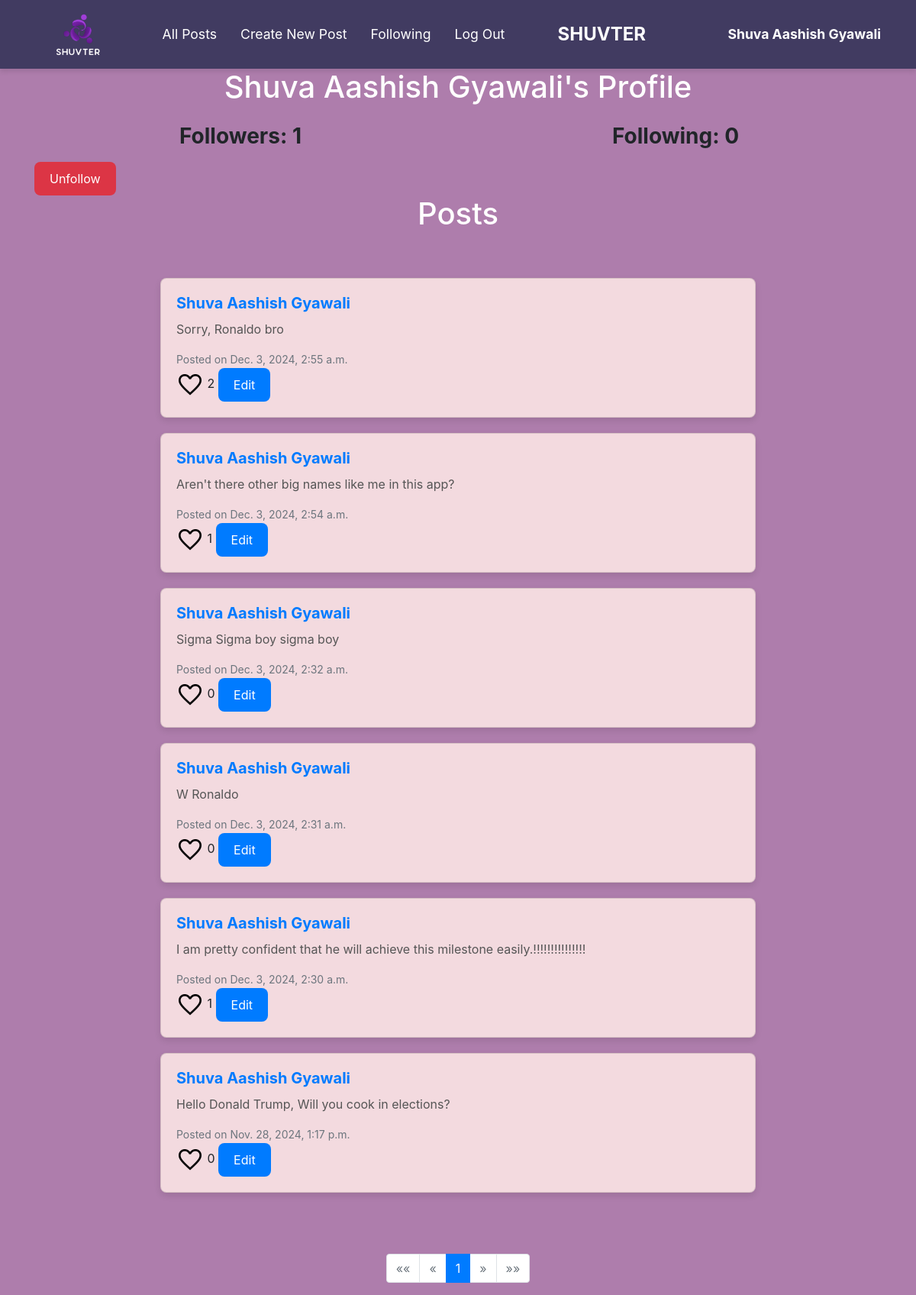
The app's page /profile/1 with its own data.
### network/models.py (models this page shows, shortened)
class User(AbstractUser):
    pass

class Post(models.Model):
    author = models.ForeignKey(User, on_delete=models.CASCADE, related_name="posts")
    content = models.TextField()
    created_at = models.DateTimeField(auto_now_add=True)

### network/views.py (the view)
# urls.py: path("profile/<int:uid>", views.profile, name="profile"),
def profile(request, uid):
        if request.method == "POST":
            author = request.user
            content=request.POST["content"]
            post = Post(author=author, content=content)
            post.save()
            return HttpResponseRedirect(reverse("index"))
        else:
            user = User.objects.get(pk=uid)
            follower =Follow.objects.filter(user=user)
            following = Follow.objects.filter(following=user).count()
            posts = Post.objects.filter(author=user).order_by("-created_at")
            for post in posts:
                if request.user.is_authenticated:
                    post.is_liked_by_user = post.post_likes.filter(user=request.user).exists()
                else:
                    post.is_liked_by_user = False
            paginator = Paginator(posts, 10)
            pageNumber = request.GET.get('page')
            pages= paginator.get_page(pageNumber)
            return render(request, "network/profile.html",{
            "user":user,
            "pages":pages,
            "follower":follower,
            "following":following,
        })

### network/templates/network/profile.html (shortened to what this page needs)
{% extends "network/layout.html" %}
{% load static %}
{% block body %}
<div class="container">
    <h1 class="text-center">{{ user.username }}'s Profile</h1>
    <div class="row justify-content-center text-center">
        <div class="col-md-6">
            <p><strong><h3>Followers: {{ following }}</p></h3></strong>
        </div>
        <div class="col-md-6">
            <p><strong><h3>Following: {{ follower.count }}</p></h3></strong>
        </div>
    </div>
    <div class="row">
        <div class="col-md-12">
            {% if user != request.user %}
            <form action="{% url 'follow' user.id %}" method="POST">
                <button type="submit" class="btn
                    {% if following %}btn-danger{% else %}btn-primary{% endif %}">
                    {% if following %}Unfollow{% else %}Follow{% endif %}
                </button>
            </form>
        {% endif %}
        </div>
    </div>
    <h1 class="text-center">Posts</h1>
    <div class="posts" id="all-posts">
        {% for post in pages %}
            <div class="post card">
                <div class="card-body">
                    <h5 class="card-title"><a href="{% url 'profile' post.author.id %}">{{ post.author }}</a></h5>
                    <p class="card-text">{{ post.content }}</p>
                    <small class="text-muted">Posted on {{ post.created_at }}</small><br>
                    {% if user.is_authenticated %}
                    <button class="favorite-btn" style="background: none; border: none; padding: 0;" data-post-id="{{ post.id }}">
                        <span class="material-symbols-outlined {% if post.is_liked_by_user %}liked{% endif %}" style="font-size: 36px; vertical-align: middle;">
                        </span>
                    </button>
                    <span id="like-count-{{ post.id }}">{{ post.post_likes.count }}</span>
                    {% if post.author == user %}
                        <button class="btn btn-primary edit-btn">Edit</button>
                    {% endif %}
                {% endif %}
                </div>
            </div>
        {% empty %}
            <p class="text-center">No posts yet.</p>
        {% endfor %}
    </div>
    <nav aria-label="Page navigation">
        <ul class="pagination justify-content-center">
            {% if pages.has_previous %}
                <li class="page-item">
                    <a class="page-link" href="?page=1" aria-label="First">
                        <span aria-hidden="true">&laquo;&laquo;</span>
                    </a>
                </li>
                <li class="page-item">
                    <a class="page-link" href="?page={{ pages.previous_page_number }}" aria-label="Previous">
                        <span aria-hidden="true">&laquo;</span>
                    </a>
                </li>
            {% else %}
                <li class="page-item disabled">
                    <span class="page-link">&laquo;&laquo;</span>
                </li>
                <li class="page-item disabled">
                    <span class="page-link">&laquo;</span>
                </li>
            {% endif %}
            {% for num in pages.paginator.page_range %}
                {% if num == pages.number %}
                    <li class="page-item active">
                        <span class="page-link">{{ num }}</span>
                    </li>
                {% else %}
                    <li class="page-item">
                        <a class="page-link" href="?page={{ num }}">{{ num }}</a>
                    </li>
                {% endif %}
            {% endfor %}
            {% if pages.has_next %}
                <li class="page-item">
                    <a class="page-link" href="?page={{ pages.next_page_number }}" aria-label="Next">
                        <span aria-hidden="true">&raquo;</span>
                    </a>
                </li>
                <li class="page-item">
                    <a class="page-link" href="?page={{ pages.paginator.num_pages }}" aria-label="Last">
                        <span aria-hidden="true">&raquo;&raquo;</span>
                    </a>
                </li>
            {% else %}
                <li class="page-item disabled">
                    <span class="page-link">&raquo;</span>
                </li>
                <li class="page-item disabled">
                    <span class="page-link">&raquo;&raquo;</span>
                </li>
            {% endif %}
        </ul>
    </nav>
    </div>
{% endblock %}

### network/templates/network/layout.html (shortened to what this page needs)
{% load static %}
<!DOCTYPE html>
<html lang="en">
    <head>
        <link rel="stylesheet" href="https://stackpath.bootstrapcdn.com/bootstrap/4.4.1/css/bootstrap.min.css">
        <link href="{% static 'network/styles.css' %}" rel="stylesheet">
    </head>
    <body>
        <nav class="navbar navbar-expand-lg navbar-light bg-light">
            <div class="container-fluid">
                <div class="d-flex align-items-center">
                    <a class="navbar-brand" href="{% url 'index' %}">
                        <img src="{% static 'network/logo.png' %}" alt="Logo">
                    </a>
                    <ul class="navbar-nav ml-3">
                        <li class="nav-item">
                            <a class="nav-link" id="showAllPostsLink" href="{% url 'index' %}">All Posts</a>
                        </li>
                        <li class="nav-item">
                            <a class="nav-link" id="showNewPostLink" href="{% url 'index' %}">Create New Post</a>
                        </li>
                        {% if user.is_authenticated %}
                            <li class="nav-item">
                                <a class="nav-link" href="{% url 'following' %}">Following</a>
                            </li>
                            <li class="nav-item">
                                <a class="nav-link" href="{% url 'logout' %}">Log Out</a>
                            </li>
                        {% endif %}
                    </ul>
                </div>
                <div class="mx-auto">
                    <span class="navbar-text">SHUVTER</span>
                </div>
                <div class="d-flex align-items-center ml-auto">
                    {% if user.is_authenticated %}
                        <a class="nav-link" href="{% url 'profile' user.id %}"><strong>{{ user.username }}</strong></a>
                    {% endif %}
                </div>
            </div>
        </nav>
        <div class="body">
            {% block body %}
            {% endblock %}
        </div>
    </body>
</html>

### network/static/network/styles.css (style rules this page uses)
.navbar-nav { margin: auto; }
.navbar-brand img { height: 60px; width: auto; }
.navbar-text { font-size: 1.5rem; font-weight: bold; color: #FFFFFF !important; }
.navbar.navbar-light { background-color: #413B61 !important; }
body { background-color: #AE7DAC; }
.navbar .nav-link { color: #FFFFFF !important; font-size: 1.1rem; padding: 10px 15px; }
.navbar-nav .nav-item { margin-right: 15px; }
.navbar { padding-top: 10px; padding-bottom: 10px; display: flex; justify-content: space-between; align-items: center; }
.navbar .navbar-text { flex-grow: 1; text-align: center; }
.navbar.navbar-light { box-shadow: 0 4px 6px rgba(0, 0, 0, 0.1); }
#all-posts { display: flex; flex-direction: column; align-items: center; max-width: 800px; margin: 50px auto; padding: 10px; }
.card { background-color: #F3DADF; border-radius: 8px; box-shadow: 0 4px 8px rgba(0, 0, 0, 0.1); overflow: hidden; width: 100%; margin-bottom: 20px; transition: transform 0.3s ease, box-shadow 0.3s ease; }
.card-body { padding: 20px; }
.card-title { font-size: 1.25rem; font-weight: bold; color: #333; margin-bottom: 10px; }
.card-text { font-size: 1rem; color: #555; margin-bottom: 15px; }
.text-muted { font-size: 0.875rem; color: #888; }
button.btn { border: none; padding: 10px 20px; font-size: 1rem; border-radius: 8px; cursor: pointer; transition: background-color 0.3s ease; }
p { font-size: 1rem; color: #555; }
a { color: #007bff; text-decoration: none; }
body h1 { text-align: center; font-size: 2.5rem; color: #FFFFFF; }
.favorite-btn { background: none; border: none; padding: 0; cursor: pointer; outline: none; }
.favorite-btn .material-symbols-outlined { transition: filter 0.3s ease; }

### records on screen
User: username "Shuva Aashish Gyawali"
Post: author "Shuva Aashish Gyawali", content "Sorry, Ronaldo bro", created_at "Dec. 3, 2024, 2:55 a.m.", post_likes.count "2"
Post: author "Shuva Aashish Gyawali", content "Aren't there other big names like me in this app?", created_at "Dec. 3, 2024, 2:54 a.m.", post_likes.count "1"
Post: author "Shuva Aashish Gyawali", content "Sigma Sigma boy sigma boy", created_at "Dec. 3, 2024, 2:32 a.m.", post_likes.count "0"
Post: author "Shuva Aashish Gyawali", content "W Ronaldo", created_at "Dec. 3, 2024, 2:31 a.m.", post_likes.count "0"
Post: author "Shuva Aashish Gyawali", content "I am pretty confident that he will achieve this milestone easily.!!!!!!!!!!!!!!!", created_at "Dec. 3, 2024, 2:30 a.m.", post_likes.count "1"
Post: author "Shuva Aashish Gyawali", content "Hello Donald Trump, Will you cook in elections?", created_at "Nov. 28, 2024, 1:17 p.m.", post_likes.count "0"

### other values on screen
{{ following }} "1"
{{ follower.count }} "0"
{{ num }} "1"
